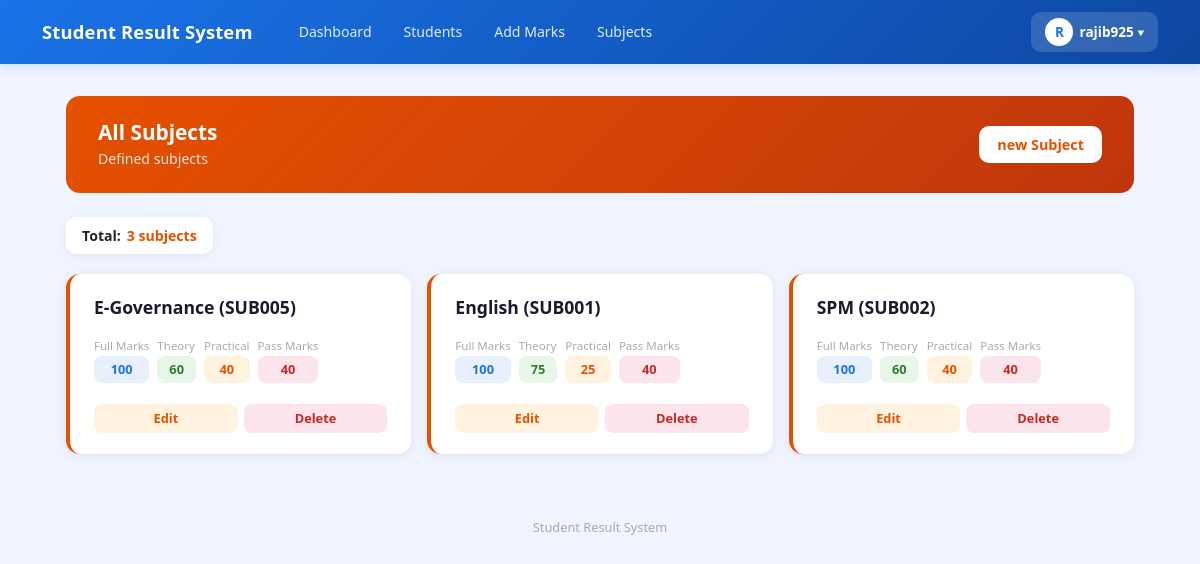
The app's page /subjects/ (signed in) with its own data.
### result/models.py (models this page shows, shortened)
class CustomUser(AbstractUser):
    ROLE_CHOICES = (
        ('admin', 'Admin'),
        ('teacher', 'Teacher'),
        ('student', 'Student'),
    )
    role = models.CharField(max_length=10, choices=ROLE_CHOICES, default='student')
    phone = models.CharField(max_length=15, null=True, blank=True)

class Subject(models.Model):
    class_name = models.ForeignKey(
        Class, on_delete=models.CASCADE, related_name='subjects'
    )
    name = models.CharField(max_length=100)
    subject_code = models.CharField(max_length=20,unique=True, blank=True)
    full_marks = models.PositiveIntegerField(default=100)
    theory_marks = models.PositiveIntegerField(default=60)
    practical_marks = models.PositiveIntegerField(default=40)
    pass_marks = models.PositiveIntegerField(default=40)
    theory_pass_marks = models.PositiveIntegerField(default=24)
    practical_pass_marks = models.PositiveIntegerField(default=15)
    class Meta:
        ordering = ['name']

### result/views.py (the view)
# urls.py: path('subjects/', views.subject_list, name='subject_list'),
@login_required(login_url='result:admin_login')
def subject_list(request):
    subjects = Subject.objects.all()
    return render(request, 'result/subject_list.html', {'subjects': subjects})

### result/templates/result/subject_list.html (shortened to what this page needs)
{% extends 'result/base.html' %}
{% block content %}
<div class="page-header">
    <div>
        <h4> All Subjects</h4>
        <p>Defined subjects </p>
    </div>
    <a href="{% url 'result:add_subject' %}" class="btn-add">new Subject</a>
</div>
<div class="stat-pill">
    Total: <span style="color:#e65100;">{{ subjects.count }} subjects</span>
</div>
{% if subjects %}
<div class="subject-grid">
    {% for subject in subjects %}
    <div class="subject-card">
        <div class="subject-name">
            {{ subject.name }} ({{ subject.subject_code }})
        </div>
        <div class="marks-row">
            <div>
                <div class="marks-label">Full Marks</div>
                <div class="marks-badge badge-full">{{ subject.full_marks }}</div>
            </div>
            {% if subject.theory_marks %}
            <div>
                <div class="marks-label">Theory</div>
                <div class="marks-badge badge-theory">{{ subject.theory_marks }}</div>
            </div>
            {% endif %}
            {% if subject.practical_marks %}
            <div>
                <div class="marks-label">Practical</div>
                <div class="marks-badge badge-practical">{{ subject.practical_marks }}</div>
            </div>
            {% endif %}
            <div>
                <div class="marks-label">Pass Marks</div>
                <div class="marks-badge badge-pass">{{ subject.pass_marks }}</div>
            </div>
        </div>
        <hr class="divider-line">
        <div class="action-btns">
            <a href="{% url 'result:edit_subject' subject.pk %}" class="btn-edit"> Edit</a>
            <a href="{% url 'result:delete_subject' subject.pk %}" class="btn-delete"> Delete</a>
        </div>
    </div>
    {% endfor %}
</div>
{% endif %}
{% endblock %}

### result/templates/result/base.html (shortened to what this page needs)
<!DOCTYPE html>
<html lang="ne">
<head>
    <link href="https://cdn.jsdelivr.net/npm/bootstrap@5.3.0/dist/css/bootstrap.min.css" rel="stylesheet">
    <link href="https://cdn.jsdelivr.net/npm/bootstrap-icons@1.10.0/font/bootstrap-icons.css" rel="stylesheet">
</head>
<body>
    <nav class="navbar navbar-expand-lg">
        <div class="container">
         <a class="navbar-brand text-white" href="{% url 'result:dashboard' %}">
    Student Result System
</a>
            {% if user.is_authenticated %}
            <div class="collapse navbar-collapse" id="navMenu">
                <div class="d-flex gap-1 ms-3 flex-wrap align-items-center">
                    <a href="{% url 'result:dashboard' %}" class="nav-link-btn">Dashboard</a>
                    <a href="{% url 'result:student_list' %}" class="nav-link-btn">Students</a>
                    <a href="{% url 'result:add_marks' %}" class="nav-link-btn">Add Marks</a>
                    <a href="{% url 'result:subject_list' %}" class="nav-link-btn">Subjects</a>
                </div>
                <div class="ms-auto mt-2 mt-lg-0 profile-dropdown">
                    <button class="profile-btn" onclick="toggleDropdown()">
                        <div class="profile-avatar">
                            {{ request.user.username|first|upper }}
                        </div>
                        {{ request.user.username }}
                        ▾
                    </button>
                </div>
            </div>
            {% endif %}
        </div>
    </nav>
    <div class="main-container">
        {% block content %}{% endblock %}
    </div>
    <div class="site-footer">
        Student Result System
    </div>
</body>
</html>

### result/templates/result/base.html (style rules this page uses)
body { background: #f0f4ff; min-height: 100vh; }
.navbar-brand { font-size: 1.15rem; font-weight: 700; letter-spacing: 0.01em; }
.navbar { background: linear-gradient(135deg, #1a73e8, #0d47a1) !important; box-shadow: 0 2px 12px rgba(26, 115, 232, 0.18); padding: 0.75rem 0; }
.nav-link-btn { color: rgba(255, 255, 255, 0.88); font-size: 0.88rem; font-weight: 500; padding: 6px 14px; border-radius: 8px; text-decoration: none; transition: background 0.15s; }
.profile-dropdown { position: relative; }
.profile-btn { background: rgba(255, 255, 255, 0.15); color: white; border: none; border-radius: 10px; padding: 6px 14px; font-size: 0.85rem; font-weight: 600; cursor: pointer; display: flex; align-items: center; gap: 6px; transition: background 0.15s; }
.profile-avatar { width: 28px; height: 28px; background: white; color: #1a73e8; border-radius: 50%; display: flex; align-items: center; justify-content: center; font-weight: 800; font-size: 0.85rem; }
.main-container { max-width: 1100px; margin: 0 auto; padding: 2rem 1rem; }
.site-footer { text-align: center; color: #aaa; font-size: 0.8rem; padding: 2rem 0 1rem; }

### result/templates/result/subject_list.html (style rules this page uses)
.page-header { background: linear-gradient(135deg, #e65100, #bf360c); border-radius: 14px; padding: 1.5rem 2rem; color: white; display: flex; align-items: center; justify-content: space-between; flex-wrap: wrap; gap: 1rem; margin-bottom: 1.5rem; }
.page-header h4 { font-size: 1.3rem; font-weight: 700; margin: 0; }
.page-header p { margin: 0.2rem 0 0; opacity: 0.85; font-size: 0.88rem; }
.btn-add { background: white; color: #e65100; font-weight: 600; border: none; border-radius: 10px; padding: 8px 18px; text-decoration: none; font-size: 0.9rem; transition: all 0.15s; }
.stat-pill { background: white; border-radius: 10px; padding: 8px 16px; font-size: 0.88rem; font-weight: 600; box-shadow: 0 2px 8px rgba(0, 0, 0, 0.06); display: inline-flex; align-items: center; gap: 6px; margin-bottom: 1.2rem; }
.subject-grid { display: grid; grid-template-columns: repeat(auto-fill, minmax(280px, 1fr)); gap: 1rem; }
.subject-card { background: white; border-radius: 14px; box-shadow: 0 2px 12px rgba(0, 0, 0, 0.07); padding: 1.3rem 1.5rem; transition: transform 0.15s, box-shadow 0.15s; border-left: 4px solid #e65100; }
.subject-name { font-size: 1.1rem; font-weight: 700; color: #1a1a2e; margin-bottom: 1rem; display: flex; align-items: center; gap: 8px; }
.marks-row { display: flex; gap: 8px; flex-wrap: wrap; margin-bottom: 8px; }
.marks-badge { border-radius: 8px; padding: 4px 12px; font-size: 0.8rem; font-weight: 600; text-align: center; }
.badge-full { background: #e8f0fe; color: #1a73e8; }
.badge-theory { background: #e8f5e9; color: #2e7d32; }
.badge-practical { background: #fff3e0; color: #e65100; }
.badge-pass { background: #fce4ec; color: #c62828; }
.marks-label { font-size: 0.72rem; color: #aaa; margin-bottom: 2px; }
.divider-line { border: none; border-top: 1px solid #f5f5f5; margin: 10px 0; }
.action-btns { display: flex; gap: 6px; }
.btn-edit { background: #fff3e0; color: #e65100; border: none; border-radius: 8px; padding: 5px 14px; font-size: 0.8rem; font-weight: 600; text-decoration: none; transition: all 0.15s; flex: 1; text-align: center; }
.btn-delete { background: #fce4ec; color: #c62828; border: none; border-radius: 8px; padding: 5px 14px; font-size: 0.8rem; font-weight: 600; text-decoration: none; transition: all 0.15s; flex: 1; text-align: center; }

### records on screen
CustomUser: user.username|first "R", user.username "rajib925"
Subject: name "E-Governance", subject_code "SUB005", full_marks "100", theory_marks "60", practical_marks "40", pass_marks "40"
Subject: name "English", subject_code "SUB001", full_marks "100", theory_marks "75", practical_marks "25", pass_marks "40"
Subject: name "SPM", subject_code "SUB002", full_marks "100", theory_marks "60", practical_marks "40", pass_marks "40"

### other values on screen
{{ subjects.count }} "3"
